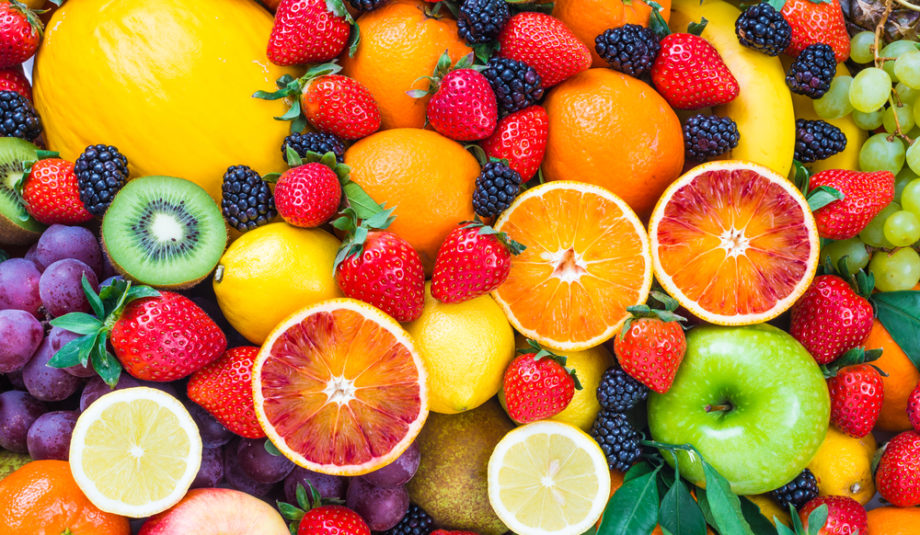
#> input picture frutas.jpg, 920 x 535 px
$ python 'Equalização-de-histograma.py'
#> lines starting #> are read from the running program, lines starting #| are printed output that depends on the picture
import cv2
import numpy as np
from matplotlib import pyplot as grafico

imagemOriginal = cv2.imread("frutas.jpg", 0)
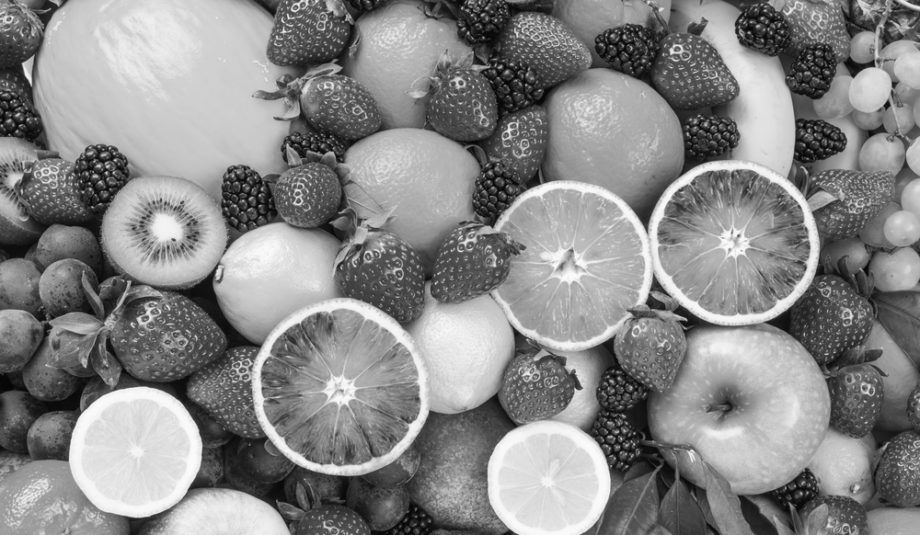
#> imagemOriginal: shape (535, 920); min 0, max 255, mean 135.5
imagemEqualizada = cv2.equalizeHist(imagemOriginal)
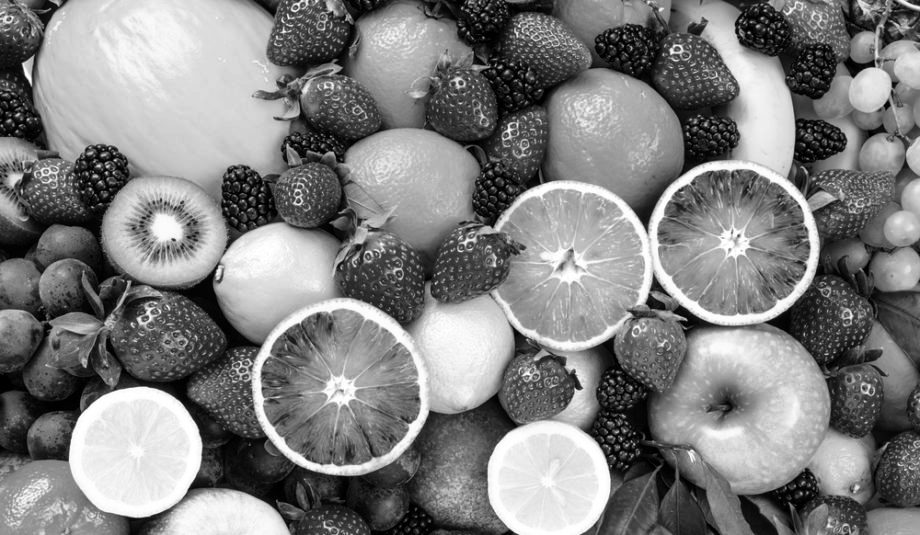
#> imagemEqualizada: shape (535, 920); min 0, max 255, mean 128

cv2.imshow("Imagem Original", imagemOriginal)
cv2.imshow("Imagem Equalizada", imagemEqualizada)

grafico.hist(imagemOriginal.ravel(), 256, [0,256])

grafico.figure();
grafico.hist(imagemEqualizada.ravel(), 256, [0,256])

grafico.show()
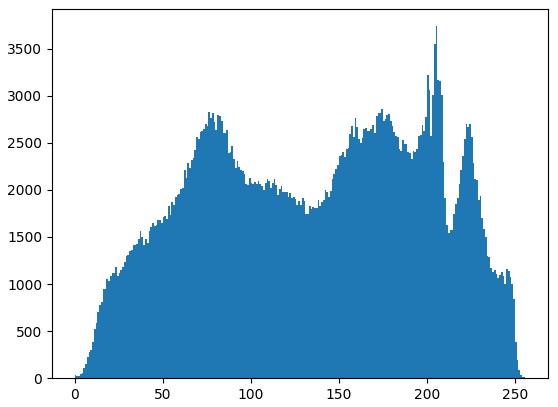
#> figure drawn by matplotlib, 1 panel; tallest bar 3739 high, from x = 205 to 206
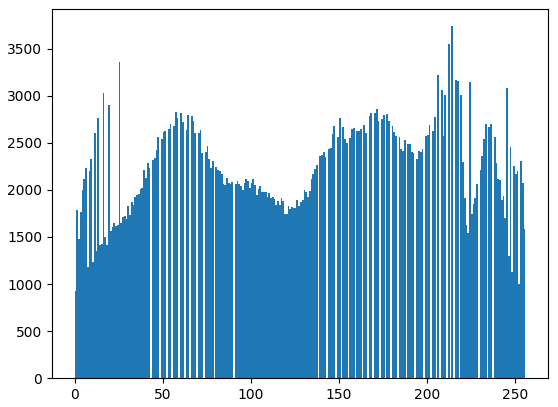
#> figure drawn by matplotlib, 1 panel; tallest bar 3739 high, from x = 214 to 215

cv2.waitKey(0)
cv2.destroyAllWindows

$ run again, with cat.jpg copied over frutas.jpg
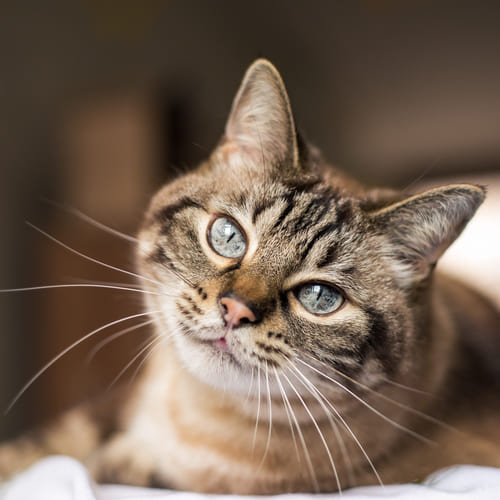
#> input picture cat.jpg, 500 x 500 px
#> `imagemEqualizada = cv2.equalizeHist(imagemOriginal)`:
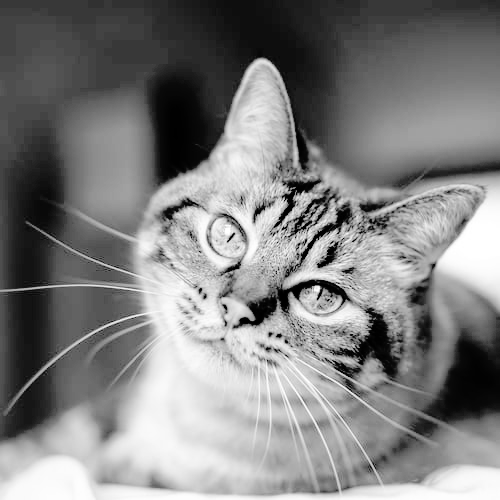
#> imagemEqualizada: shape (500, 500); min 0, max 255, mean 128.5
#> `grafico.show()`:
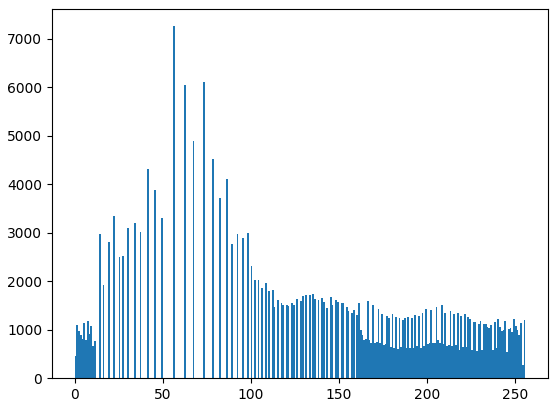
#> figure drawn by matplotlib, 1 panel; tallest bar 7261 high, from x = 56 to 57
